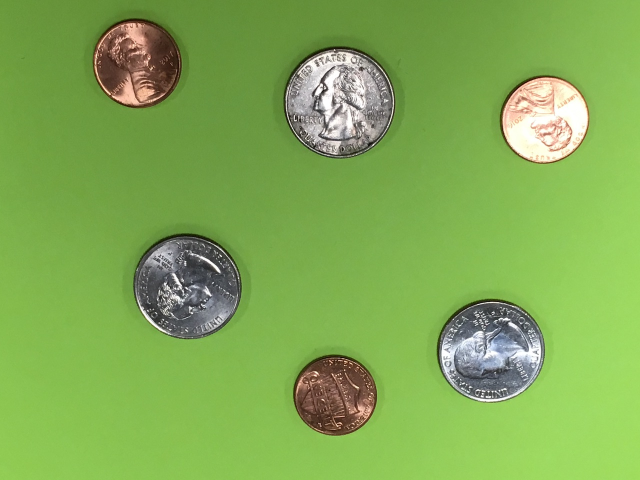
#> input picture Activity2/updated_milestones(Tom)/coins7.jpg, 1280 x 960 px (shown at 1/2 size)
$ python houghCircle.py
#> lines starting #> are read from the running program, lines starting #| are printed output that depends on the picture; after the words box and inside, x2 and y2 are one past the last pixel; in counts of white or black regions, pixels touching at a corner belong together
import numpy as np
import cv2

#Since the coins pictures provided all have some certain
origImg = cv2.imread("coins7.jpg")
#> origImg is the input picture: shape (960, 1280, 3); mean B, G, R 83.4, 171.5, 129.2

grayImg = cv2.cvtColor(origImg, cv2.COLOR_BGR2GRAY)
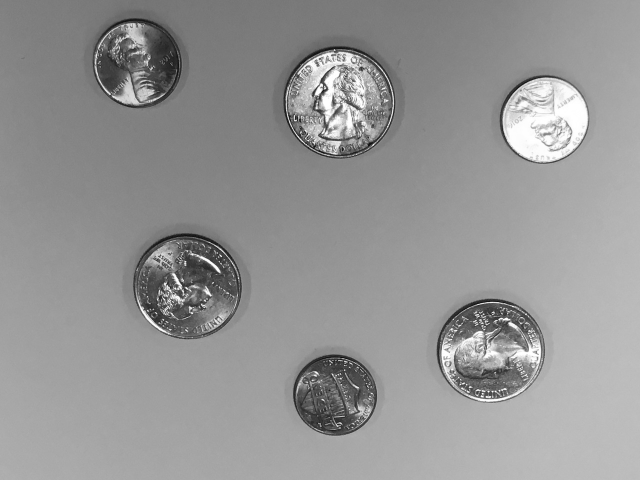
#> grayImg: shape (960, 1280) (shown at 1/2 size); min 0, max 255, mean 148.8
height, width = grayImg.shape
#> height = 960; width = 1280

grayImg = cv2.GaussianBlur(grayImg, (7, 7), 2)


bgIntensity = (grayImg[2,2]//4 + grayImg[height-1, width-1]//4 + grayImg[height-1, 2]//4 + grayImg[2, width-1]//4)
#> bgIntensity = 162
# print(bgIntensity)

thres, threshImg1 = cv2.threshold(grayImg, bgIntensity-55, 255, cv2.THRESH_BINARY_INV)
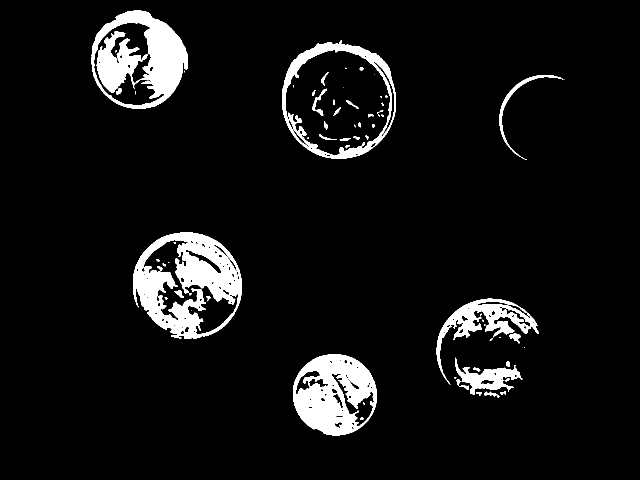
#> threshImg1: shape (960, 1280) (shown at 1/2 size); 6.8% white; 69 white regions (26 under 20 px), largest, box (x1, y1, x2, y2) and area: (266, 465, 484, 678) 22991, (183, 21, 376, 217) 19679, (586, 708, 754, 871) 17270
#> thres = 107
thres, threshImg2 = cv2.threshold(grayImg, bgIntensity+26, 255, cv2.THRESH_BINARY)
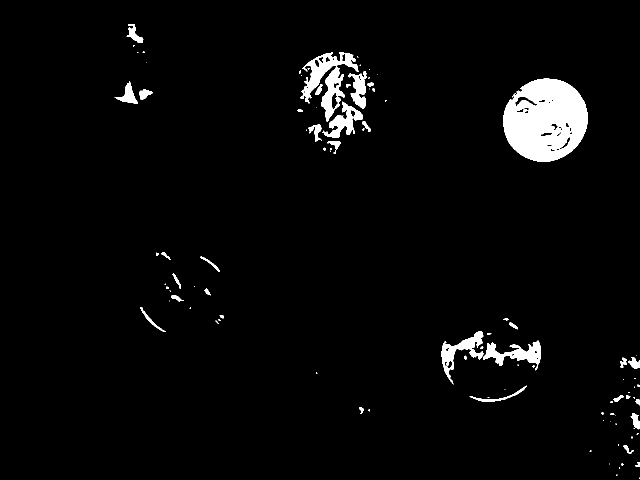
#> threshImg2: shape (960, 1280) (shown at 1/2 size); 3.4% white; 100 white regions (57 under 20 px), largest, box (x1, y1, x2, y2) and area: (1006, 157, 1176, 324) 20864, (601, 105, 717, 243) 5520, (966, 681, 1082, 741) 2648
#> thres = 188
#
binaryImg = cv2.bitwise_or(threshImg1, threshImg2)
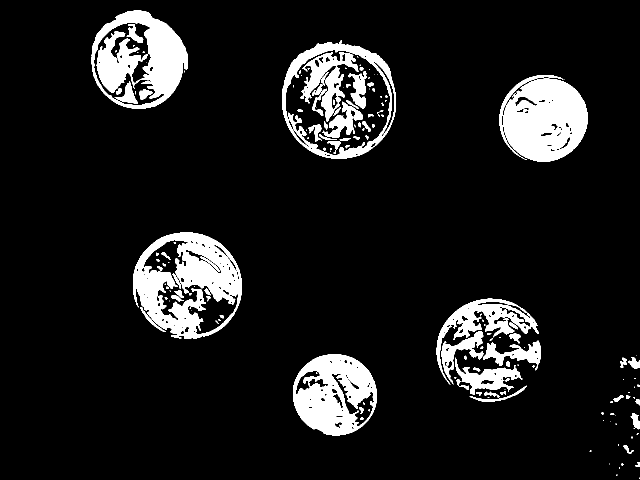
#> binaryImg: shape (960, 1280) (shown at 1/2 size); 10.2% white; 169 white regions (83 under 20 px), largest, box (x1, y1, x2, y2) and area: (266, 465, 484, 678) 22991, (1006, 157, 1176, 324) 20864, (183, 21, 376, 217) 19679
# binaryImg = threshImg1

st = cv2.getStructuringElement(cv2.MORPH_ELLIPSE, (7,7))
n = 4 #the number of iterations done to the grayscale image
for num in range(n):
    binaryImg = cv2.morphologyEx(binaryImg, cv2.MORPH_DILATE, st)
#> this loop made 4 passes
#> pass 1, `binaryImg = cv2.morphologyEx(binaryImg, cv2.MORPH_DILATE, st)`:
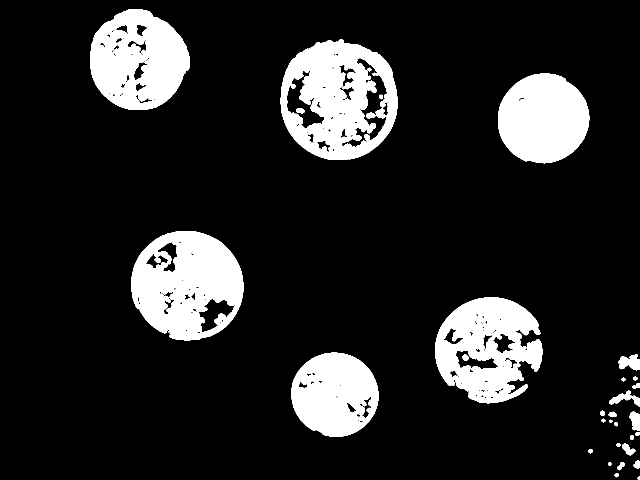
#> binaryImg: shape (960, 1280) (shown at 1/2 size); 14.6% white; 33 white regions, largest, box (x1, y1, x2, y2) and area: (561, 78, 795, 320) 34832, (263, 462, 487, 681) 33890, (870, 594, 1085, 807) 29133
#> after the loop:
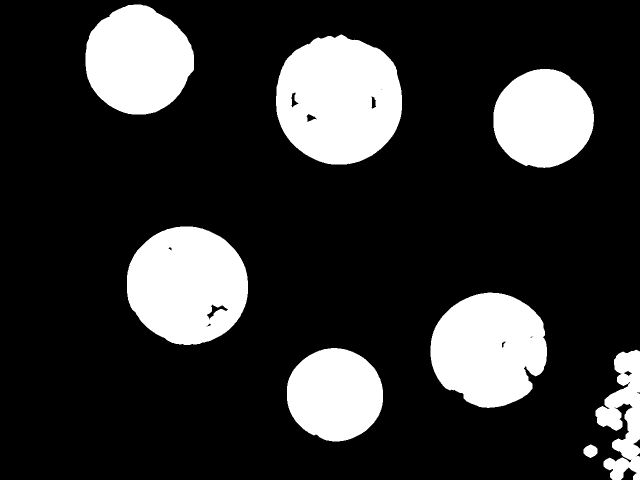
#> binaryImg: shape (960, 1280) (shown at 1/2 size); 20% white; 8 white regions, largest, box (x1, y1, x2, y2) and area: (552, 69, 804, 329) 51173, (254, 453, 496, 690) 44538, (861, 585, 1094, 816) 41259


circles = cv2.HoughCircles(binaryImg, cv2.HOUGH_GRADIENT, 1, 20, param1 = 40,
                           param2 = 15, minRadius = 60, maxRadius = 150)
#> circles = 29 rows, first 8: [677.5, 201.5, 127], [372.5, 574.5, 122.7], [278.5, 118.5, 110.2], [673.5, 790.5, 91.9], [1081.5, 239.5, 96.5], [982.5, 710.5, 125.1], [354.5, 563.5, 101.5], [388.5, 546.5, 143.1]

print(circles.shape)
#| (1, 29, 3)

circles = circles[0]
print(circles.shape)
#| (29, 3)

for circle in circles:
    coor = (int(circle[0]), int(circle[1]))
    cv2.circle(origImg, coor, int(circle[2]), (0,0,255), 5)
#> this loop made 29 passes
#> (circle, coor) on passes 1 to 12: ([677.5, 201.5, 127], (677, 201)), ([372.5, 574.5, 122.7], (372, 574)), ([278.5, 118.5, 110.2], (278, 118)), ([673.5, 790.5, 91.9], (673, 790)), ([1081.5, 239.5, 96.5], (1081, 239)), ([982.5, 710.5, 125.1], (982, 710)), ([354.5, 563.5, 101.5], (354, 563)), ([388.5, 546.5, 143.1], (388, 546)), ([964.5, 699.5, 105.2], (964, 699)), ([363.5, 592.5, 141.1], (363, 592)), ([393.5, 566.5, 101.1], (393, 566)), ([653.5, 791.5, 80.4], (653, 791))
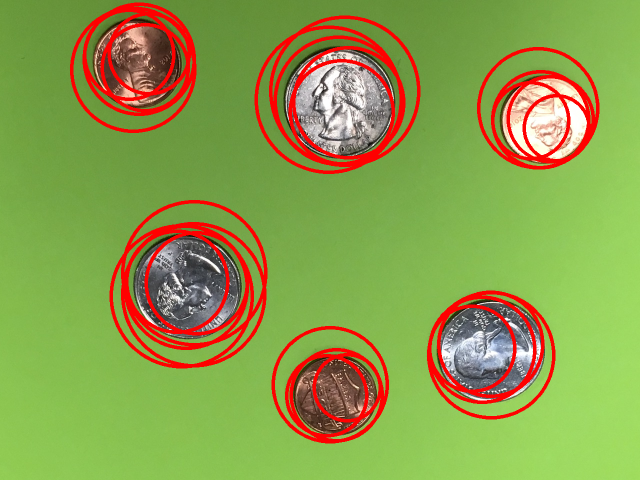
#> origImg: shape (960, 1280, 3) (shown at 1/2 size); 9.1% of pixels changed, all inside (x1, y1, x2, y2) = (140, 5, 1199, 887)


cv2.imshow("binaryCombined",binaryImg)
cv2.imshow("new",origImg)

cv2.waitKey(30000)
